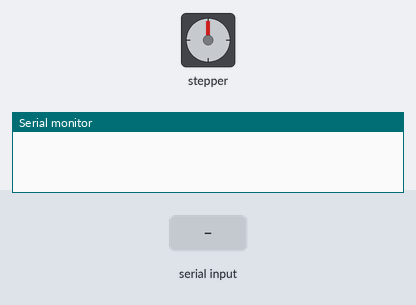
Simulated run of this sketch. Board: Arduino Uno, built with avr-gcc and run on an emulated ATmega328P. Shown: stepper motor, the last lines printed to the serial monitor. Wiring (inferred from the names in the program): stepper motor driver (200 steps per turn assumed): step pin 3; direction pin 2; enable pin 4. Inputs (shaded band) come from the test bench.

Above: at 1.2 s.
1.3 s: "1\n" received over Serial
At 1.75 s:
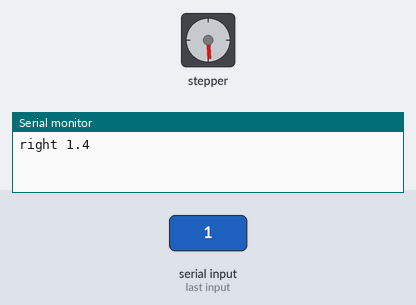
4.3 s: "90,45\n" received over Serial
7.3 s: "30,150\n" received over Serial
10.3 s: "100\n" received over Serial
At 10.9 s:
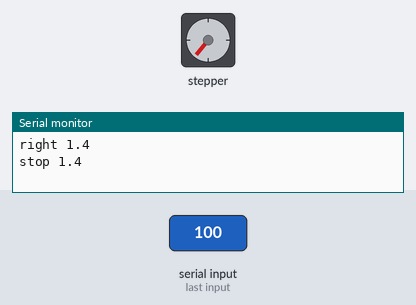
11.8 s: "1\n" received over Serial
At 11.96 s:
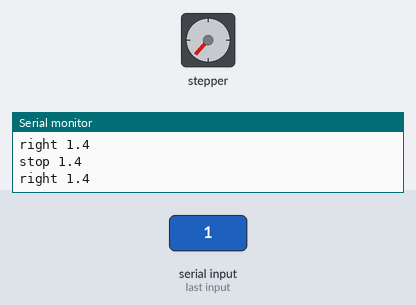
Timing chart, 0 to 15.8 s (numbered marks = the images above; inputs shaded):
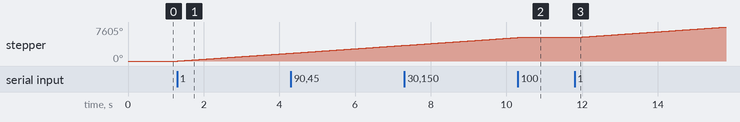

Measured:
- after the input at 1.3 s, stepper: keeps turning clockwise at about 588°/s, starting at once
- after the input at 10.3 s, stepper: stops changing and stays 5259°
- after the input at 11.8 s, stepper: keeps turning clockwise at about 588°/s, starting at once

The sketch:

LineCatcher.ino
```cpp
#define X_EN_PIN  4//29//3
#define X_STEP_PIN 3//6//4  //B6 or A1
#define X_DIR_PIN 2//7//5   //B5 or A2

//C:\Users\Zenbook\AppData\Local\arduino\sketches\79DA15B7F5DB220941C7F2C9DF39D995

void setup() {
Serial.begin(9600);

pinMode(X_DIR_PIN, OUTPUT);
pinMode(X_STEP_PIN, OUTPUT);
pinMode(X_EN_PIN, OUTPUT);

digitalWrite(X_EN_PIN, HIGH);

}

String ver = "1.4";

void loop() {
  String readString = "";

  while (Serial.available()) {
    delay(3);  //delay to allow buffer to fill
    if (Serial.available() > 0) {
      char c = Serial.read();  //gets one byte from serial buffer
      readString += c; //makes the string readString
    }
  }

  int direction = readString.toInt();

  if (direction == -1 ){
  //left
    digitalWrite(X_DIR_PIN, LOW);
    digitalWrite(X_EN_PIN, LOW);
    Serial.println("left "+ver);
  }
  else if(direction == 1){
  //right
      digitalWrite(X_DIR_PIN, HIGH);
      digitalWrite(X_EN_PIN, LOW);
      Serial.println("right "+ver);

  } else if (direction == 100){
  //stop
      digitalWrite(X_EN_PIN, HIGH);
      Serial.println("stop "+ver);
  }

  digitalWrite(X_STEP_PIN, HIGH);
  delay(2);
  digitalWrite(X_STEP_PIN, LOW);
  delay(1);
}
```
